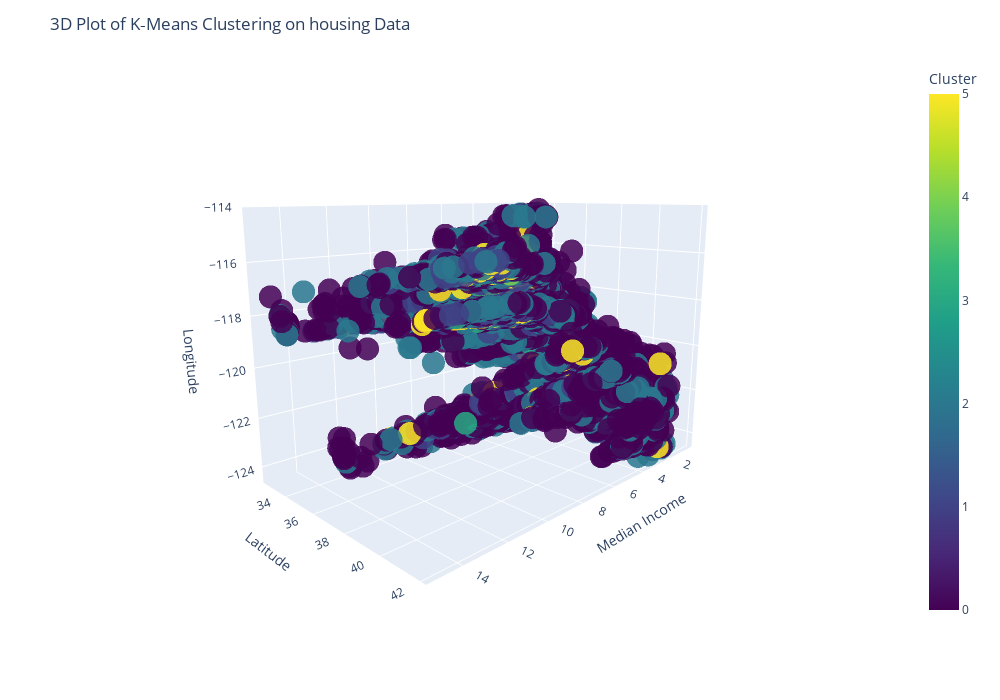

This figure's notebook cell:
### Code cell
import plotly.express as px

# --- 3‑D scatter of customer clusters --------------------------------
fig = px.scatter_3d(
    raw_data,
    x="MedInc",
    y="Latitude", 
    z="Longitude",  
    color="Cluster",  # cluster IDs color‑code the points
    color_continuous_scale=px.colors.sequential.Viridis,  # mirrors matplotlib’s “viridis”
    width=1000,
    height=700,
    opacity=0.85,  # softens dense areas; tweak to taste
)

# Titles and axis labels
fig.update_layout(
    title="3D Plot of K‑Means Clustering on housing Data",
    scene=dict(
        xaxis_title="Median Income",
        yaxis_title="Latitude",
        zaxis_title="Longitude",
    ),
)

# Optional: set an initial camera angle
camera = dict(up=dict(x=0, y=0, z=1), eye=dict(x=1.6, y=1.6, z=0.5))
fig.update_layout(scene_camera=camera)

fig.show()

### Figure 1 — Plotly figure (JSON) as saved in the notebook; plotly's stock layout.template omitted (floating-point values rounded to 4 significant figures; data arrays with more than 128 entries replaced by an {"elided": "..."} marker saying what was removed)
{"data": [{"hovertemplate": "MedInc=%{x}<br>Latitude=%{y}<br>Longitude=%{z}<br>Cluster=%{marker.color}<extra></extra>", "legendgroup": "", "marker": {"color": {"elided": "20640 int values"}, "coloraxis": "coloraxis", "opacity": 0.85, "symbol": "circle"}, "mode": "markers", "name": "", "scene": "scene", "showlegend": false, "type": "scatter3d", "x": {"elided": "20640 float values"}, "y": {"elided": "20640 float values"}, "z": {"elided": "20640 float values"}}], "layout": {"coloraxis": {"colorbar": {"title": {"text": "Cluster"}}, "colorscale": [[0, "#440154"], [0.1111, "#482878"], [0.2222, "#3e4989"], [0.3333, "#31688e"], [0.4444, "#26828e"], [0.5556, "#1f9e89"], [0.6667, "#35b779"], [0.7778, "#6ece58"], [0.8889, "#b5de2b"], [1, "#fde725"]]}, "height": 700, "legend": {"tracegroupgap": 0}, "margin": {"t": 60}, "scene": {"camera": {"eye": {"x": 1.6, "y": 1.6, "z": 0.5}, "up": {"x": 0, "y": 0, "z": 1}}, "domain": {"x": [0, 1], "y": [0, 1]}, "xaxis": {"title": {"text": "Median Income"}}, "yaxis": {"title": {"text": "Latitude"}}, "zaxis": {"title": {"text": "Longitude"}}}, "title": {"text": "3D Plot of K‑Means Clustering on housing Data"}, "width": 1000}}
